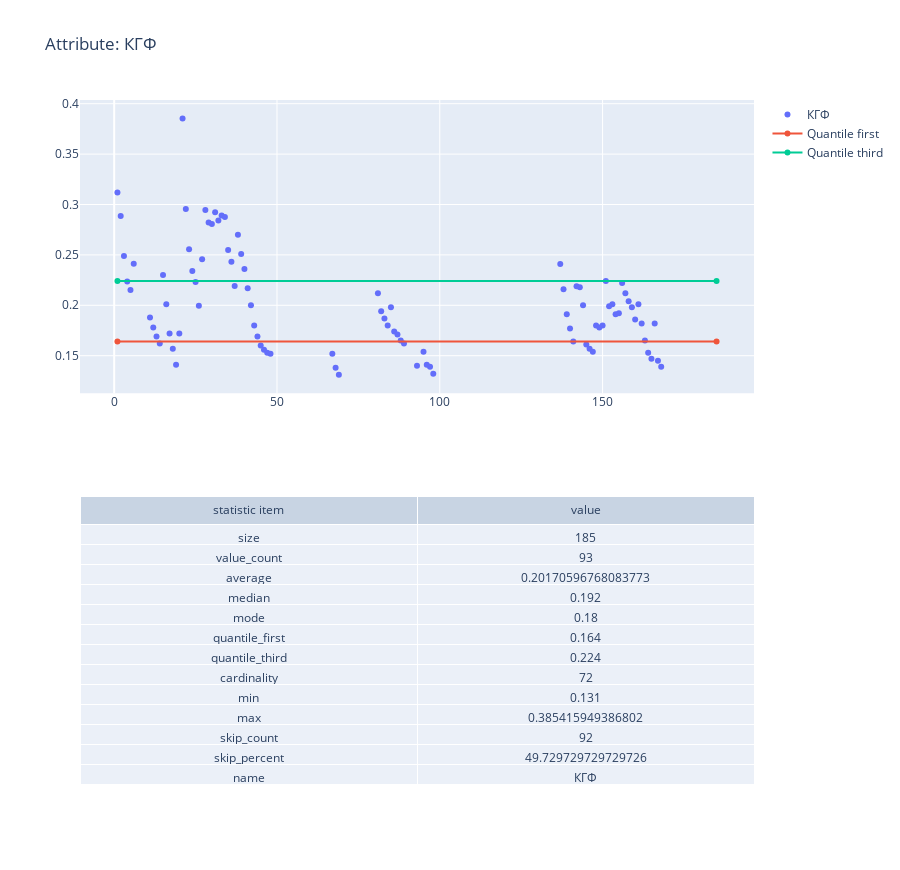

Source (notebook cell):
### Code cell
base_dir = '../plots/lab1/'

# plot statistic data:
def add_line(fig, y_value, st_x, end_x, value_name: str, row, col):
    fig.add_trace(go.Scatter(x=[st_x, end_x], y=[y_value, y_value], name=value_name), row=row, col=col)

def add_statistic_description(fig, statistic: DataStatistic, row, col):
    attr_names = []
    attr_values = []
    # get list of attr names and list of attr values
    # (NOTE: save matching between items from each list!!!)
    for attr, value in statistic.__dict__.items():
        if attr != 'data':
            attr_names.append(attr)
            attr_values.append(value)
    # create table
    statistic_table = go.Table(header=dict(values=["statistic item", "value"]),
                               cells=dict(values=[attr_names, attr_values]))
    # add table to graphic
    fig.add_trace(statistic_table, row=row, col=col)

def plot_statistic_data(statistic: DataStatistic, attribute_name: str, attribute_data):
    # graphic contains statistic data and distribution
    graphic = make_subplots(rows=2, cols=1, specs=[[{"type":"xy"}],
                                                   [{"type":"table"}]] )
    # init distribution:
    value_count = len(attribute_data)
    x = np.linspace(1, value_count, value_count)
    fig = go.Scatter(x=x, y=attribute_data, name=attribute_name, mode='markers')  # plot distribution graphic as go.Scatter

    # add distribution to graphic
    graphic.add_trace(fig, row=1, col=1)
    # add quantile's lines
    add_line(graphic, statistic.quantile_first, 1, value_count, "Quantile first", row=1, col=1)
    add_line(graphic, statistic.quantile_third, 1, value_count, "Quantile third", row=1, col=1)

    # add statistic data to graphic
    add_statistic_description(graphic, statistic, row=2, col=1)
    # customize graphic - dimensions, title and other parameters
    graphic.update_layout(height=870, title_text="Attribute: " + attribute_name)

    # return result graphic
    return graphic

graphics = dict()

for attribute in check_columns:
    attribute_data = df[attribute].to_numpy()
    graphics[attribute] = plot_statistic_data(statistic_data[attribute], attribute, attribute_data)

for attribute in check_columns:
    file_name = base_dir + attribute.replace(".", "_")+ ".pdf"
    # graphics[attribute].show()
    graphics[attribute].write_image(file_name)

graphics['КГФ'].show()

### Figure 1 — Plotly figure (JSON) as saved in the notebook; plotly's stock layout.template omitted (floating-point values rounded to 4 significant figures; data arrays with more than 128 entries replaced by an {"elided": "..."} marker saying what was removed)
{"data": [{"mode": "markers", "name": "КГФ", "x": {"elided": "185 float values"}, "y": {"elided": "185 float values"}, "type": "scatter", "xaxis": "x", "yaxis": "y"}, {"name": "Quantile first", "x": [1, 185], "y": [0.164, 0.164], "type": "scatter", "xaxis": "x", "yaxis": "y"}, {"name": "Quantile third", "x": [1, 185], "y": [0.224, 0.224], "type": "scatter", "xaxis": "x", "yaxis": "y"}, {"cells": {"values": [["size", "value_count", "average", "median", "mode", "quantile_first", "quantile_third", "cardinality", "min", "max", "skip_count", "skip_percent", "name"], [185, 93, 0.2017, 0.192, 0.18, 0.164, 0.224, 72, 0.131, 0.3854, 92, 49.73, "КГФ"]]}, "header": {"values": ["statistic item", "value"]}, "type": "table", "domain": {"x": [0.0, 1.0], "y": [0.0, 0.425]}}], "layout": {"xaxis": {"anchor": "y", "domain": [0.0, 1.0]}, "yaxis": {"anchor": "x", "domain": [0.575, 1.0]}, "title": {"text": "Attribute: КГФ"}, "height": 870}}
